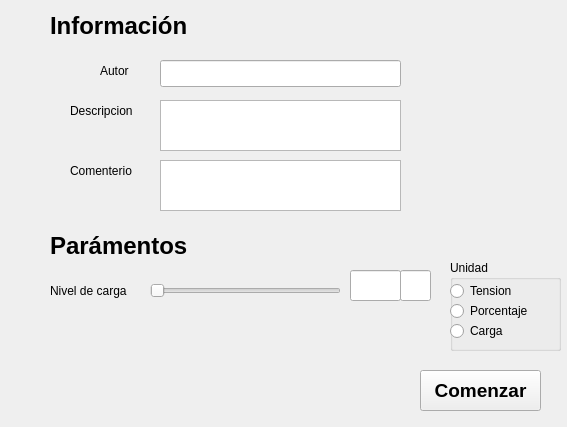
<?xml version="1.0" encoding="UTF-8"?>
<ui version="4.0">
 <class>nuevoExperimento</class>
 <widget class="QDialog" name="nuevoExperimento">
  <property name="geometry">
   <rect>
    <x>0</x>
    <y>0</y>
    <width>567</width>
    <height>427</height>
   </rect>
  </property>
  <property name="windowTitle">
   <string>Dialog</string>
  </property>
  <widget class="QTextEdit" name="descripcion">
   <property name="geometry">
    <rect>
     <x>160</x>
     <y>100</y>
     <width>241</width>
     <height>51</height>
    </rect>
   </property>
  </widget>
  <widget class="QLabel" name="label">
   <property name="geometry">
    <rect>
     <x>70</x>
     <y>100</y>
     <width>81</width>
     <height>21</height>
    </rect>
   </property>
   <property name="text">
    <string>Descripcion</string>
   </property>
  </widget>
  <widget class="QTextEdit" name="comentario">
   <property name="geometry">
    <rect>
     <x>160</x>
     <y>160</y>
     <width>241</width>
     <height>51</height>
    </rect>
   </property>
  </widget>
  <widget class="QLabel" name="label_2">
   <property name="geometry">
    <rect>
     <x>70</x>
     <y>160</y>
     <width>101</width>
     <height>21</height>
    </rect>
   </property>
   <property name="text">
    <string>Comenterio</string>
   </property>
  </widget>
  <widget class="QSlider" name="scrollParametrosValue">
   <property name="geometry">
    <rect>
     <x>150</x>
     <y>270</y>
     <width>191</width>
     <height>41</height>
    </rect>
   </property>
   <property name="maximum">
    <number>100</number>
   </property>
   <property name="orientation">
    <enum>Qt::Horizontal</enum>
   </property>
  </widget>
  <widget class="QLineEdit" name="parametroValue">
   <property name="geometry">
    <rect>
     <x>350</x>
     <y>270</y>
     <width>51</width>
     <height>31</height>
    </rect>
   </property>
  </widget>
  <widget class="QLabel" name="label_3">
   <property name="geometry">
    <rect>
     <x>50</x>
     <y>10</y>
     <width>181</width>
     <height>31</height>
    </rect>
   </property>
   <property name="font">
    <font>
     <pointsize>18</pointsize>
     <weight>75</weight>
     <bold>true</bold>
    </font>
   </property>
   <property name="text">
    <string>Información</string>
   </property>
  </widget>
  <widget class="QLabel" name="label_4">
   <property name="geometry">
    <rect>
     <x>50</x>
     <y>230</y>
     <width>181</width>
     <height>31</height>
    </rect>
   </property>
   <property name="font">
    <font>
     <pointsize>18</pointsize>
     <weight>75</weight>
     <bold>true</bold>
    </font>
   </property>
   <property name="text">
    <string>Parámentos</string>
   </property>
  </widget>
  <widget class="QLabel" name="label_5">
   <property name="geometry">
    <rect>
     <x>100</x>
     <y>60</y>
     <width>41</width>
     <height>21</height>
    </rect>
   </property>
   <property name="text">
    <string>Autor</string>
   </property>
  </widget>
  <widget class="QLineEdit" name="Usuario">
   <property name="geometry">
    <rect>
     <x>160</x>
     <y>60</y>
     <width>241</width>
     <height>27</height>
    </rect>
   </property>
  </widget>
  <widget class="QLineEdit" name="unidadValue">
   <property name="geometry">
    <rect>
     <x>400</x>
     <y>270</y>
     <width>31</width>
     <height>31</height>
    </rect>
   </property>
  </widget>
  <widget class="QGroupBox" name="unidadSelection">
   <property name="geometry">
    <rect>
     <x>450</x>
     <y>260</y>
     <width>111</width>
     <height>91</height>
    </rect>
   </property>
   <property name="title">
    <string>Unidad</string>
   </property>
   <widget class="QRadioButton" name="unidadPorcentaje">
    <property name="geometry">
     <rect>
      <x>0</x>
      <y>40</y>
      <width>116</width>
      <height>22</height>
     </rect>
    </property>
    <property name="text">
     <string>Porcentaje</string>
    </property>
   </widget>
   <widget class="QRadioButton" name="unidadCarga">
    <property name="geometry">
     <rect>
      <x>0</x>
      <y>60</y>
      <width>116</width>
      <height>22</height>
     </rect>
    </property>
    <property name="text">
     <string>Carga</string>
    </property>
   </widget>
   <widget class="QRadioButton" name="unidadTension">
    <property name="geometry">
     <rect>
      <x>0</x>
      <y>20</y>
      <width>116</width>
      <height>22</height>
     </rect>
    </property>
    <property name="text">
     <string>Tension</string>
    </property>
   </widget>
  </widget>
  <widget class="QPushButton" name="btnComenzar">
   <property name="enabled">
    <bool>true</bool>
   </property>
   <property name="geometry">
    <rect>
     <x>420</x>
     <y>370</y>
     <width>121</width>
     <height>41</height>
    </rect>
   </property>
   <property name="font">
    <font>
     <pointsize>14</pointsize>
     <weight>75</weight>
     <bold>true</bold>
    </font>
   </property>
   <property name="mouseTracking">
    <bool>false</bool>
   </property>
   <property name="text">
    <string>Comenzar</string>
   </property>
   <property name="autoDefault">
    <bool>false</bool>
   </property>
  </widget>
  <widget class="QLabel" name="label_6">
   <property name="geometry">
    <rect>
     <x>50</x>
     <y>280</y>
     <width>101</width>
     <height>21</height>
    </rect>
   </property>
   <property name="text">
    <string>Nivel de carga</string>
   </property>
  </widget>
 </widget>
 <resources/>
 <connections/>
</ui>
